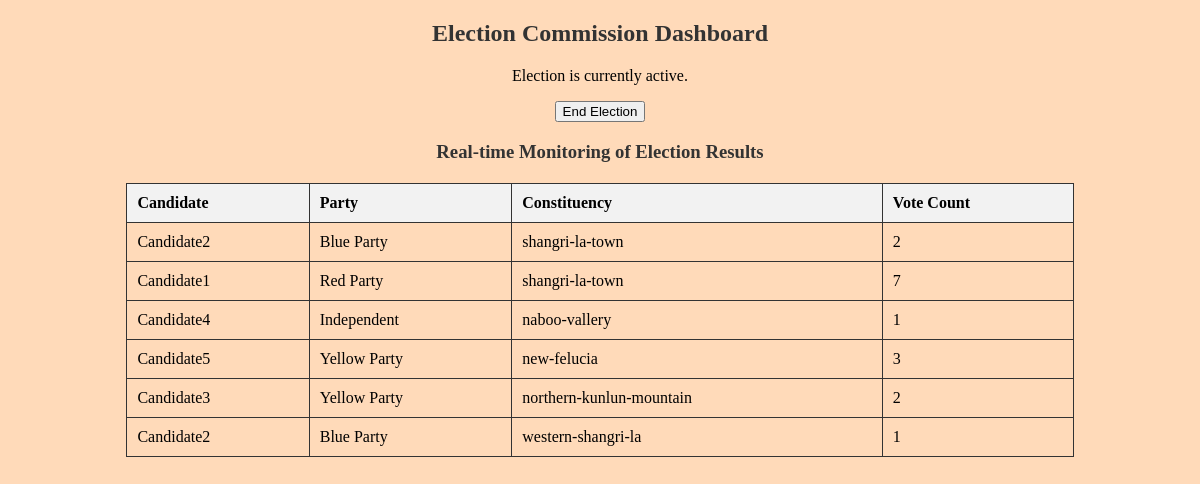
The page /election_commission_dashboard/ on the database its author committed.
### gevs_app/models.py (models this page shows, shortened)
class ElectionResult(models.Model):
    candidate = models.ForeignKey(Candidate, on_delete=models.CASCADE)
    constituency = models.ForeignKey(Constituency, on_delete=models.CASCADE)
    vote_count = models.IntegerField(default=0)

class Candidate(models.Model):
    name = models.CharField(max_length=255)
    party = models.ForeignKey(Party, on_delete=models.CASCADE , default='Independent')
    constituency = models.ForeignKey(Constituency, on_delete=models.CASCADE)
    vote_count = models.IntegerField(default=0)

class Party(models.Model):
    name = models.CharField(max_length=100)

class Constituency(models.Model):
    name = models.CharField(max_length=255)

### gevs_app/views.py (the view, shortened to what this page needs)
# urls.py: path('election_commission_dashboard/', election_commission_dashboard, name='election_commission_dashboard'),
def election_commission_dashboard(request):
    election = Election.objects.first()
    results = ElectionResult.objects.all()
    party_results = {}
    for result in results:
        party_name = result.candidate.party.name
        if party_name not in party_results:
            party_results[party_name] = 0
        party_results[party_name] += result.vote_count
    return render(request, 'gevs_app/election_commission_dashboard.html', {'election': election, 'results': results, 'party_results': party_results})

### gevs_app/templates/gevs_app/election_commission_dashboard.html (shortened to what this page needs)
{% extends 'gevs_app/base.html' %}
{% block content %}
    <h2>Election Commission Dashboard</h2>
    {% if election.is_active %}
        <p>Election is currently active.</p>
        <form method="post" action="{% url 'election_commission_dashboard' %}">
            <button type="submit" name="end_election">End Election</button>
        </form>
    {% else %}
        <p>Election is not active.</p>
        <form method="post" action="{% url 'election_commission_dashboard' %}">
            {% csrf_token %}
            <button type="submit" name="start_election">Start Election</button>
        </form>
    {% endif %}
    <h3>Real-time Monitoring of Election Results</h3>
    <table>
        <thead>
            <tr>
                <th>Candidate</th>
                <th>Party</th>
                <th>Constituency</th>
                <th>Vote Count</th>
            </tr>
        </thead>
        <tbody>
            {% for result in results %}
                <tr>
                    <td>{{ result.candidate.name }}</td>
                    <td>{{ result.candidate.party.name }}</td>
                    <td>{{ result.constituency.name }}</td>
                    <td>{{ result.vote_count }}</td>
                </tr>
            {% endfor %}
        </tbody>
    </table>
{% endblock %}

### gevs_app/templates/gevs_app/base.html (shortened to what this page needs)
<!DOCTYPE html>
<html lang="en">
<head>
</head>
<body>
    <div>
        {% block content %}
        {% endblock %}
    </div>
</body>
</html>

### gevs_app/templates/gevs_app/election_commission_dashboard.html (style rules this page uses)
body { background-color: #ffdab9; text-align: center; }
h2, h3 { color: #333; }
table { border-collapse: collapse; width: 80%; margin: auto; margin-top: 20px; }
th, td { border: 1px solid #333; padding: 10px; text-align: left; }
th { background-color: #f2f2f2; }

### rows shown on the page
ElectionResult: candidate.name "Candidate2", candidate.party.name "Blue Party", constituency.name "shangri-la-town", vote_count "2"
ElectionResult: candidate.name "Candidate1", candidate.party.name "Red Party", constituency.name "shangri-la-town", vote_count "7"
ElectionResult: candidate.name "Candidate4", candidate.party.name "Independent", constituency.name "naboo-vallery", vote_count "1"
ElectionResult: candidate.name "Candidate5", candidate.party.name "Yellow Party", constituency.name "new-felucia", vote_count "3"
ElectionResult: candidate.name "Candidate3", candidate.party.name "Yellow Party", constituency.name "northern-kunlun-mountain", vote_count "2"
ElectionResult: candidate.name "Candidate2", candidate.party.name "Blue Party", constituency.name "western-shangri-la", vote_count "1"
